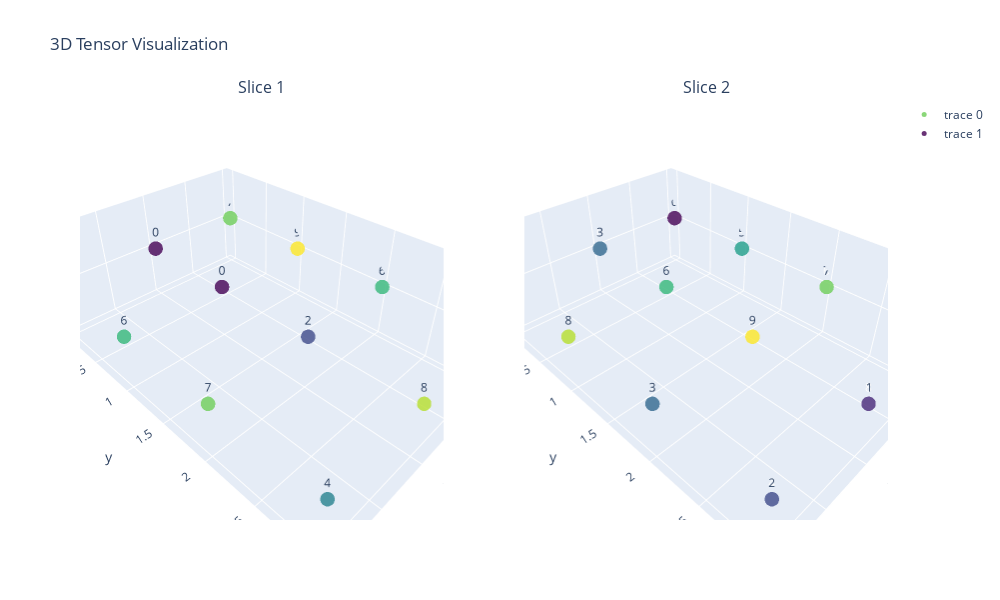

Notebook code for this chart:
### Code cell
import plotly.graph_objects as go
from plotly.subplots import make_subplots
import numpy as np

# 주어진 텐서 값
tensor_values = np.array([[[[7, 9, 6, 6],
                            [0, 0, 2, 8],
                            [4, 6, 7, 4]],

                           [[0, 5, 7, 2],
                            [3, 6, 9, 1],
                            [2, 8, 3, 2]]]])

# 텐서의 모양
shape = tensor_values.shape

# 서브플롯을 생성합니다.
fig = make_subplots(
    rows=1, cols=shape[1],  # shape[1]는 2차원의 크기입니다.
    specs=[[{'type': 'scatter3d'} for _ in range(shape[1])]],
    subplot_titles=[f'Slice {i+1}' for i in range(shape[1])]
)

# 각 슬라이스를 시각화합니다.
for slice_index in range(shape[1]):
    # x, y, z 좌표를 생성합니다.
    x, y, z = np.indices((shape[2], shape[3], 1)).reshape(3, -1)
    # 현재 슬라이스의 값들
    values = tensor_values[0, slice_index, :, :].flatten()
    # 텍스트 라벨
    text_labels = [f'{value}' for value in values]

    # 산점도를 추가합니다.
    fig.add_trace(
        go.Scatter3d(
            x=x, y=y, z=z,
            mode='markers+text',
            marker=dict(
                size=5,
                color=values,                # 값에 따라 색상을 설정합니다.
                colorscale='Viridis',   # 색상 스케일
                opacity=0.8
            ),
            text=text_labels,                # 텍스트 라벨을 추가합니다.
            textposition='top center'       # 텍스트 위치 설정
        ),
        row=1, col=slice_index+1
    )

# 레이아웃을 업데이트합니다.
fig.update_layout(
    title='3D Tensor Visualization',
    height=600,
    width=1000
)

# 그래프를 표시합니다.
fig.show()

### Figure 1 — Plotly figure (JSON) as saved in the notebook; plotly's stock layout.template omitted (floating-point values rounded to 4 significant figures)
{"data": [{"marker": {"color": [7, 9, 6, 6, 0, 0, 2, 8, 4, 6, 7, 4], "colorscale": [[0, "#440154"], [0.1111, "#482878"], [0.2222, "#3e4989"], [0.3333, "#31688e"], [0.4444, "#26828e"], [0.5556, "#1f9e89"], [0.6667, "#35b779"], [0.7778, "#6ece58"], [0.8889, "#b5de2b"], [1, "#fde725"]], "opacity": 0.8, "size": 5}, "mode": "markers+text", "scene": "scene", "text": ["7", "9", "6", "6", "0", "0", "2", "8", "4", "6", "7", "4"], "textposition": "top center", "type": "scatter3d", "x": [0, 0, 0, 0, 1, 1, 1, 1, 2, 2, 2, 2], "y": [0, 1, 2, 3, 0, 1, 2, 3, 0, 1, 2, 3], "z": [0, 0, 0, 0, 0, 0, 0, 0, 0, 0, 0, 0]}, {"marker": {"color": [0, 5, 7, 2, 3, 6, 9, 1, 2, 8, 3, 2], "colorscale": [[0, "#440154"], [0.1111, "#482878"], [0.2222, "#3e4989"], [0.3333, "#31688e"], [0.4444, "#26828e"], [0.5556, "#1f9e89"], [0.6667, "#35b779"], [0.7778, "#6ece58"], [0.8889, "#b5de2b"], [1, "#fde725"]], "opacity": 0.8, "size": 5}, "mode": "markers+text", "scene": "scene2", "text": ["0", "5", "7", "2", "3", "6", "9", "1", "2", "8", "3", "2"], "textposition": "top center", "type": "scatter3d", "x": [0, 0, 0, 0, 1, 1, 1, 1, 2, 2, 2, 2], "y": [0, 1, 2, 3, 0, 1, 2, 3, 0, 1, 2, 3], "z": [0, 0, 0, 0, 0, 0, 0, 0, 0, 0, 0, 0]}], "layout": {"annotations": [{"font": {"size": 16}, "showarrow": false, "text": "Slice 1", "x": 0.225, "xanchor": "center", "xref": "paper", "y": 1, "yanchor": "bottom", "yref": "paper"}, {"font": {"size": 16}, "showarrow": false, "text": "Slice 2", "x": 0.775, "xanchor": "center", "xref": "paper", "y": 1, "yanchor": "bottom", "yref": "paper"}], "height": 600, "scene": {"domain": {"x": [0, 0.45], "y": [0, 1]}}, "scene2": {"domain": {"x": [0.55, 1], "y": [0, 1]}}, "title": {"text": "3D Tensor Visualization"}, "width": 1000}}
